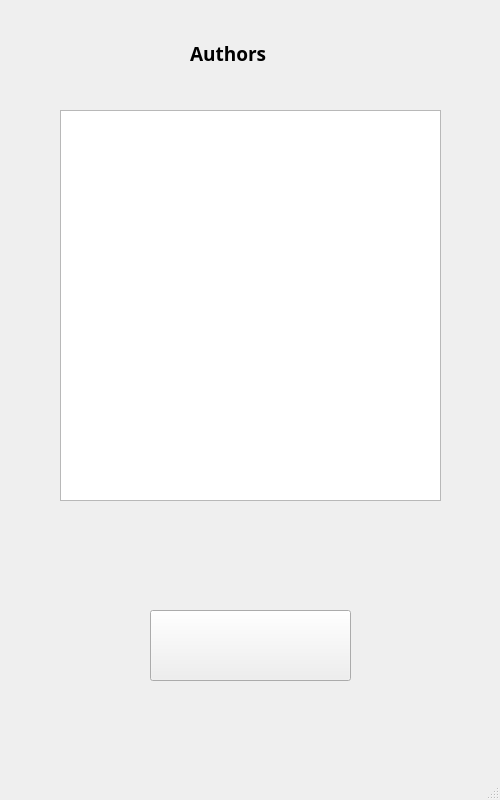
<?xml version="1.0" encoding="UTF-8"?>
<ui version="4.0">
 <class>MinesweeperSettings</class>
 <widget class="QMainWindow" name="MinesweeperSettings">
  <property name="geometry">
   <rect>
    <x>0</x>
    <y>0</y>
    <width>500</width>
    <height>800</height>
   </rect>
  </property>
  <property name="windowTitle">
   <string>Minesweeper</string>
  </property>
  <widget class="QWidget" name="centralwidget">
   <widget class="QLabel" name="label_peoples">
    <property name="geometry">
     <rect>
      <x>190</x>
      <y>0</y>
      <width>101</width>
      <height>107</height>
     </rect>
    </property>
    <property name="font">
     <font>
      <family>Arial Black</family>
      <pointsize>14</pointsize>
      <weight>75</weight>
      <bold>true</bold>
     </font>
    </property>
    <property name="autoFillBackground">
     <bool>false</bool>
    </property>
    <property name="text">
     <string>Authors</string>
    </property>
   </widget>
   <widget class="QListWidget" name="authors_list_widget">
    <property name="geometry">
     <rect>
      <x>60</x>
      <y>110</y>
      <width>381</width>
      <height>391</height>
     </rect>
    </property>
    <property name="font">
     <font>
      <family>Arial Black</family>
      <pointsize>10</pointsize>
      <weight>75</weight>
      <bold>true</bold>
     </font>
    </property>
    <property name="flow">
     <enum>QListView::LeftToRight</enum>
    </property>
    <property name="viewMode">
     <enum>QListView::IconMode</enum>
    </property>
   </widget>
   <widget class="QPushButton" name="to_menu_button">
    <property name="geometry">
     <rect>
      <x>150</x>
      <y>610</y>
      <width>201</width>
      <height>71</height>
     </rect>
    </property>
    <property name="text">
     <string/>
    </property>
   </widget>
  </widget>
  <widget class="QMenuBar" name="menubar">
   <property name="geometry">
    <rect>
     <x>0</x>
     <y>0</y>
     <width>500</width>
     <height>21</height>
    </rect>
   </property>
  </widget>
  <widget class="QStatusBar" name="statusbar"/>
 </widget>
 <resources/>
 <connections/>
</ui>
